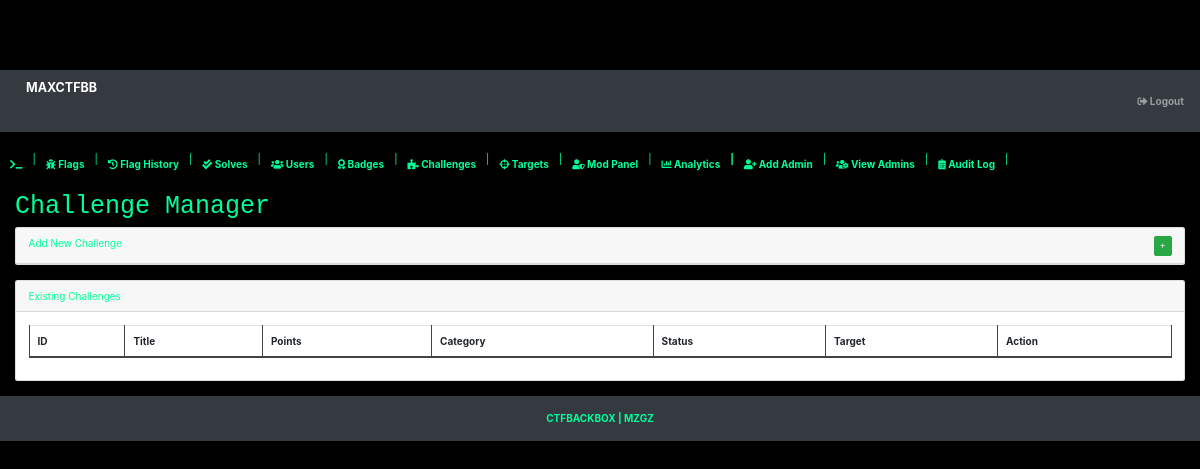
The app's page /admin/challenges.php (signed in), older data.
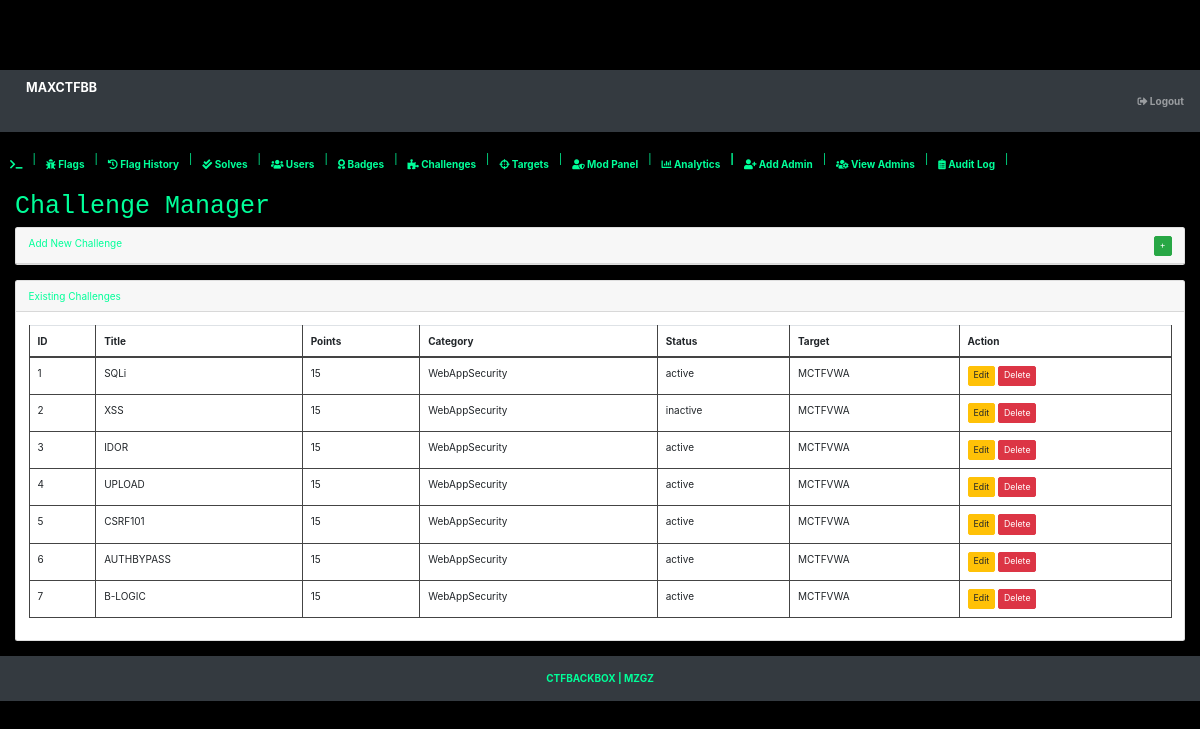
The same page, newer data.
### tables this page shows
CREATE TABLE `challenges` (
  `id` int(11) NOT NULL,
  `title` varchar(100) DEFAULT NULL,
  `description` text,
  `points` int(11) DEFAULT NULL,
  `category` varchar(50) DEFAULT NULL,
  `status` varchar(10) DEFAULT 'active',
  `start_time` datetime DEFAULT NULL,
  `end_time` datetime DEFAULT NULL,
  `target_id` int(11) DEFAULT NULL
);

CREATE TABLE `targets` (
  `id` int(11) NOT NULL,
  `name` varchar(50) DEFAULT NULL,
  `path` varchar(100) DEFAULT NULL,
  `status` varchar(10) DEFAULT 'active',
  `difficulty` varchar(20) DEFAULT NULL,
  `category` varchar(100) DEFAULT NULL
);

### admin/challenges.php (the view, shortened to what this page needs)
<?php include 'header.php'; ?>
<div id="layoutSidenav_content">
<main>
<div class="container-fluid">
<h1 class="mt-4">Challenge Manager</h1>
<div class="card mb-4">
<div class="card-header d-flex justify-content-between">
    <span>Add New Challenge</span>
    <button type="button" class="btn btn-sm btn-success" id="toggleChallengeForm">+</button>
</div>
</div>
<div class="card mb-4">
<div class="card-header">Existing Challenges</div>
<div class="card-body">
<table class="table table-bordered" id="challengesTable">
<thead>
    <tr>
        <th>ID</th>
        <th>Title</th>
        <th>Points</th>
        <th>Category</th>
        <th>Status</th>
        <th>Target</th>
        <th>Action</th>
    </tr>
</thead>
<tbody>
<?php
$get = mysqli_query($conn,"SELECT c.*, t.name AS target_name FROM challenges c LEFT JOIN targets t ON c.target_id = t.id ORDER BY c.points DESC");
while($row = mysqli_fetch_array($get)){
    $id = intval($row['id']);
    $title = htmlspecialchars($row['title'], ENT_QUOTES, 'UTF-8');
    $points = intval($row['points']);
    $category = htmlspecialchars($row['category'], ENT_QUOTES, 'UTF-8');
    $status = htmlspecialchars($row['status'], ENT_QUOTES, 'UTF-8');
    $target_name = htmlspecialchars($row['target_name'] ?: 'None', ENT_QUOTES, 'UTF-8');
    $description = htmlspecialchars($row['description'], ENT_QUOTES, 'UTF-8');
    $start_time = htmlspecialchars($row['start_time'], ENT_QUOTES, 'UTF-8');
    $end_time = htmlspecialchars($row['end_time'], ENT_QUOTES, 'UTF-8');
    $target_id = intval($row['target_id']);
?>
<tr data-id="<?= $id ?>"
    data-title="<?= $title ?>"
    data-description="<?= $description ?>"
    data-points="<?= $points ?>"
    data-category="<?= $category ?>"
    data-status="<?= $status ?>"
    data-start_time="<?= $start_time ?>"
    data-end_time="<?= $end_time ?>"
    data-target_id="<?= $target_id ?>">
    <td><?= $id ?></td>
    <td><?= $title ?></td>
    <td><?= $points ?></td>
    <td><?= $category ?></td>
    <td><?= $status ?></td>
    <td><?= $target_name ?></td>
    <td>
        <button class="btn btn-warning btn-sm edit-challenge-btn">Edit</button>
        <button class="btn btn-danger btn-sm delete-challenge-btn">Delete</button>
    </td>
</tr>
<?php } ?>
</tbody>
</table>
</div>
</div>
</div>
</main>
<?php include 'footer.php'; ?>

Row changes from the older to the newer data that the page shows:
added challenges: id "1", title "SQLi", points "15", category "WebAppSecurity", status "active", target.name "MCTFVWA"
added challenges: id "2", title "XSS", points "15", category "WebAppSecurity", status "inactive", target.name "MCTFVWA"
added challenges: id "3", title "IDOR", points "15", category "WebAppSecurity", status "active", target.name "MCTFVWA"
added challenges: id "4", title "UPLOAD", points "15", category "WebAppSecurity", status "active", target.name "MCTFVWA"
added challenges: id "5", title "CSRF101", points "15", category "WebAppSecurity", status "active", target.name "MCTFVWA"
added challenges: id "6", title "AUTHBYPASS", points "15", category "WebAppSecurity", status "active", target.name "MCTFVWA"
added challenges: id "7", title "B-LOGIC", points "15", category "WebAppSecurity", status "active", target.name "MCTFVWA"
